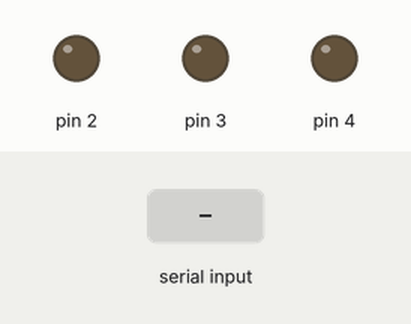
This sketch was run on a simulated Arduino Uno, built with avr-gcc and run on an emulated ATmega328P. Parts: output pins drawn as LEDs (lit = HIGH). Inputs (shaded band) come from the test bench.

Above: at 1.2 s.
1.3 s: "90,45,200\n" received over Serial
At 2.1 s:
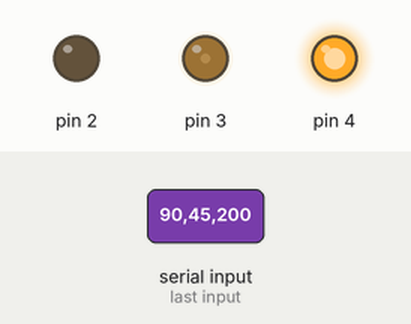
2.8 s: "90,45\n" received over Serial
At 3.3 s:
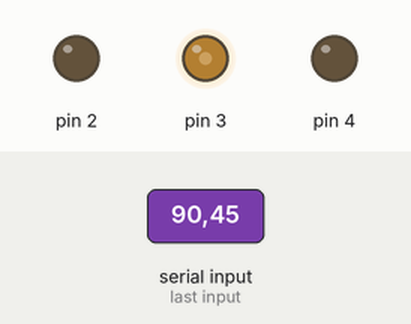
4.3 s: "5\n" received over Serial
At 6.3 s:
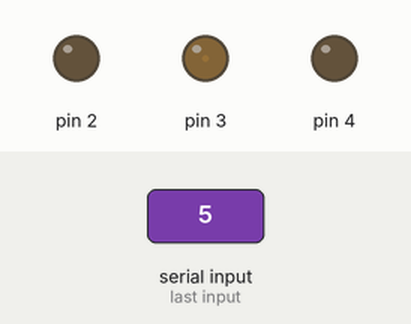
6.7 s: "30,150,10\n" received over Serial
At 7.5 s:
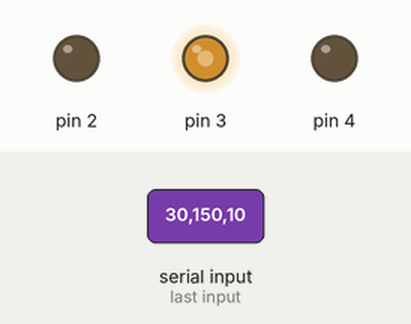
8.2 s: "200\n" received over Serial
At 10.4 s:
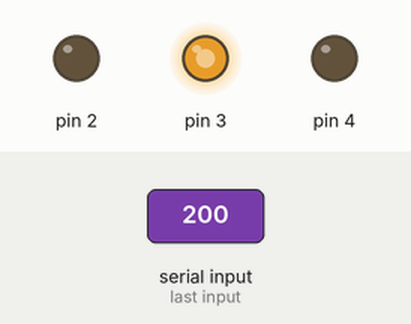
10.7 s: "30,150\n" received over Serial
At 12.4 s:
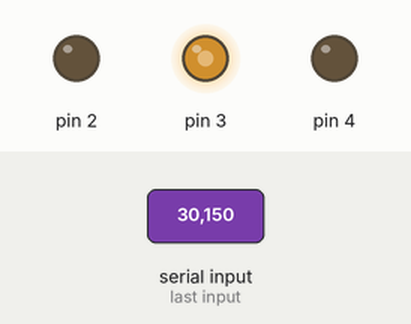
Timing chart, 0 to 13.9 s (numbered marks = the images above; inputs shaded):
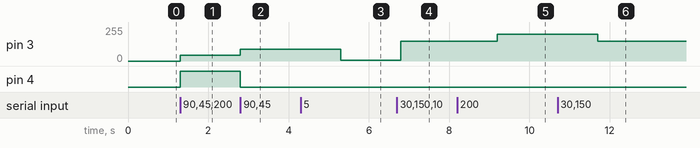

Measured:
- after the input at 1.3 s, pin 3: 0/255 → 45/255 at once; pin 4: LOW → HIGH at once
- after the input at 2.8 s, pin 3: 45/255 → 90/255 at once; pin 4: HIGH → LOW at once
- after the input at 4.3 s, pin 3: 90/255 → 5/255 after 1.0 s
- after the input at 6.7 s, pin 3: 5/255 → 150/255 after 0.10 s
- after the input at 8.2 s, pin 3: 150/255 → 200/255 after 1.0 s
- after the input at 10.7 s, pin 3: 200/255 → 150/255 after 1.0 s

The sketch:

RGB_Serial_COM.ino
```cpp
//RGB 설정하세요.
const uint8_t RED {2U};
const uint8_t GREEN {3U};
const uint8_t BLUE {4U};
void setup() {
    pinMode(RED, OUTPUT);
    pinMode(GREEN, OUTPUT);
    pinMode(BLUE, OUTPUT);
    Serial.begin(115200UL);
}

void loop() {
    if(Serial.available() > 0) {
      uint8_t RED_value = Serial.parseInt();  //0 ~ 255까지 들어와짐.
      uint8_t GREEN_value = Serial.parseInt();
      uint8_t BLUE_value = Serial.parseInt();

      analogWrite(RED, RED_value);
      analogWrite(GREEN, GREEN_value);
      analogWrite(BLUE, BLUE_value);
    }
    delay(100UL);
}
```
